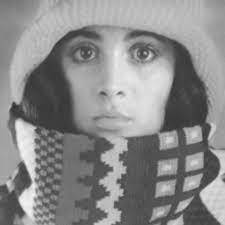
#> input picture Morphology/lucy_color.jpg, 225 x 225 px
$ jupyter execute GrayScaleMorphology.ipynb
#> lines starting #> are read from the running program, lines starting #| are printed output that depends on the picture
[cell 1]
import cv2
import numpy as np
import matplotlib.pyplot as plt
import math
from PIL import Image

# 0. 原始影像

[cell 2]
# 先將 lucy 轉灰階

img = cv2.imread('lucy_color.jpg', 1)
#> img is the input picture: shape (225, 225, 3); min 45, max 246, mean 137.7

lucy = np.array(img, dtype=np.uint8)

lucyGray = cv2.cvtColor(lucy, cv2.COLOR_BGR2GRAY)

lucyGray = np.array(lucyGray, dtype=np.uint8)

plt.title(lucyGray.shape)
plt.imshow(lucyGray, cmap='gray', vmin=0, vmax=255)
plt.show()

# 定義 Gray Dilation 函式

[cell 3]
# 手刻 Gray Dilation 函式 (2D)

def grayDilation2D(image, mask):
    m, n = mask.shape
    y, x = image.shape
#> y = 225; x = 225
    y = y - m + 1
#> y = 223
    x = x - m + 1
#> x = 223
    new_image = np.zeros((y,x))

    for i in range(y):
        for j in range(x):
            add = image[i:i+m, j:j+m] + mask  ## 加上 mask
            new_image[i][j] = np.amax(add.flatten()) ## filter 內選最大的

            if new_image[i][j] < 0:
                new_image[i][j] = 0

            if new_image[i][j] > 255:
                new_image[i][j] = 255

    result = np.array(new_image, dtype=np.uint8)

    # 最外圍沒算，所以補回來

    result = cv2.copyMakeBorder(result, 1, 1, 1, 1, cv2.BORDER_REPLICATE)
#> result: shape (225, 225)

    return result

# 定義 Gray Erosion 函式

[cell 4]
# 手刻 Gray Erosion 函式 (2D)

def grayErosion2D(image, mask):
    m, n = mask.shape
    y, x = image.shape
#> y = 225; x = 225
    y = y - m + 1
#> y = 223
    x = x - m + 1
#> x = 223
    new_image = np.zeros((y,x))

    for i in range(y):
        for j in range(x):
            sub = image[i:i+m, j:j+m] - mask ## 減掉 mask
            new_image[i][j] = np.amin(sub.flatten()) ## filter 內選最小的

            if new_image[i][j] < 0:
                new_image[i][j] = 0

            if new_image[i][j] > 255:
                new_image[i][j] = 255

    result = np.array(new_image, dtype=np.uint8)
#> result: shape (223, 223)

    # 最外圍沒算，所以補回來

    result = cv2.copyMakeBorder(result, 1, 1, 1, 1, cv2.BORDER_REPLICATE)
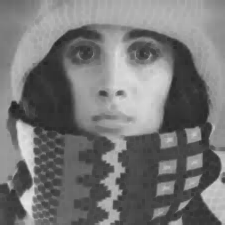
#> result: shape (225, 225); min 35, max 230, mean 118

    return result

# 1. Dilation 變亮，局部亮點 ; Erosion 變暗，局部暗點

[cell 5]
mask = np.array((
	[10, 10, 10],
	[10, 10, 10],
	[10, 10, 10]), dtype="int")

plt.figure(figsize=(8, 8))

img_Dilation = grayDilation2D(lucyGray, mask)
cv2.imwrite('lucy_Dilation.jpg', img_Dilation)

plt.subplot(1,2,1)
plt.title('Dilation')
plt.imshow(img_Dilation, cmap='gray', vmin=0, vmax=255)

img_Erosion = grayErosion2D(lucyGray, mask)
cv2.imwrite('lucy_Erosion.jpg', img_Erosion)

plt.subplot(1,2,2)
plt.title('Erosion')
plt.imshow(img_Erosion, cmap='gray', vmin=0, vmax=255)

plt.show()

# 2. Morphological Smoothing > Opening + Closing

[cell 6]
mask = np.array((
	[10, 10, 10],
	[10, 10, 10],
	[10, 10, 10]), dtype="int")

# 先做 Opening > 先 Erosion  在 Dilation > 拿掉小的亮的 detail

img_Opening = grayErosion2D(lucyGray, mask)

img_Opening = grayDilation2D(img_Opening, mask)

# 再做 Closing > 先 Dilation  在 Erosion > 拿掉小的暗的 detail

img_Closing = grayDilation2D(img_Opening, mask)
#> after the loop in grayDilation2D (call 3), `for i in range(y):`:
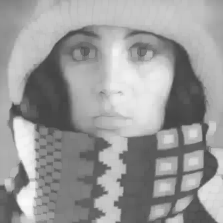
#> new_image: shape (223, 223) float64; min 66, max 250, mean 153.7
#> in grayDilation2D (call 3), `result = cv2.copyMakeBorder(result, 1, 1, 1, 1, cv2.BORDER_REPLICATE)`:
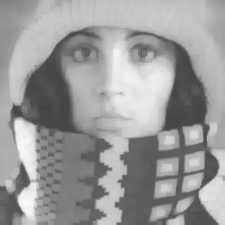
#> result: shape (225, 225); min 66, max 250, mean 153.8

img_Smoothing = grayErosion2D(img_Closing, mask)
cv2.imwrite('lucy_Smoothing.jpg', img_Smoothing)

plt.figure(figsize=(8, 8))

plt.subplot(1,2,1)
plt.title('Original')
plt.imshow(lucyGray, cmap='gray', vmin=0, vmax=255)

plt.subplot(1,2,2)
plt.title('Smoothing')
plt.imshow(img_Smoothing, cmap='gray', vmin=0, vmax=255)

plt.show()

# 3. Morphological Gradient > Dilation 減掉 Erosion

[cell 7]
mask = np.array((
	[10, 10, 10],
	[10, 10, 10],
	[10, 10, 10]), dtype="int")

plt.figure(figsize=(8, 8))

img_Dilation = grayDilation2D(lucyGray, mask)
img_Erosion = grayErosion2D(lucyGray, mask)
img_Gradient = cv2.subtract(img_Dilation, img_Erosion)
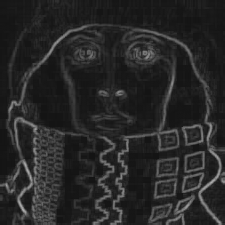
#> img_Gradient: shape (225, 225); min 20, max 174, mean 39.5
cv2.imwrite('lucy_Gradient.jpg', img_Gradient)

plt.subplot(1,2,1)
plt.title('Original')
plt.imshow(lucyGray, cmap='gray', vmin=0, vmax=255)


plt.subplot(1,2,2)
plt.title('Gradient')
plt.imshow(img_Gradient, cmap='gray', vmin=0, vmax=255)

plt.show()

# 4. Top-hat transformation > 原始影像 - opening

[cell 8]
# 先將 rice 轉灰階

img = cv2.imread('star_color.png', 1)
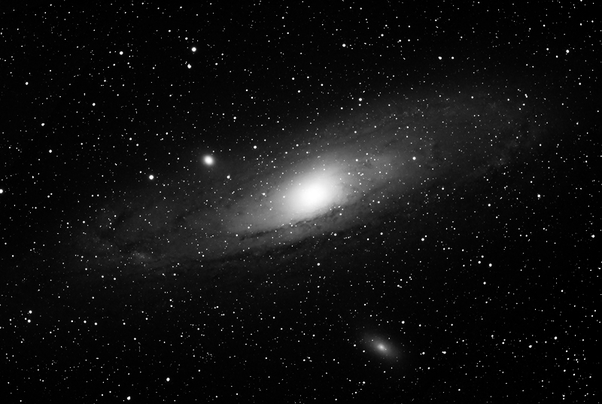
#> input picture Morphology/star_color.png, 602 x 404 px
#> img is the input picture: shape (404, 602, 3); min 0, max 255, mean 17.2

star = np.array(img, dtype=np.uint8)

starGray = cv2.cvtColor(star, cv2.COLOR_BGR2GRAY)

starGray = np.array(starGray, dtype=np.uint8)

plt.title(starGray.shape)
plt.imshow(starGray, cmap='gray', vmin=0, vmax=255)
plt.show()

[cell 9]
mask = np.array((
	[10, 10, 10],
	[10, 10, 10],
	[10, 10, 10]), dtype="int")

plt.figure(figsize=(12, 12))

img_Opening = grayErosion2D(starGray, mask)
#> after the loop in grayErosion2D (call 5), `for i in range(y):`:
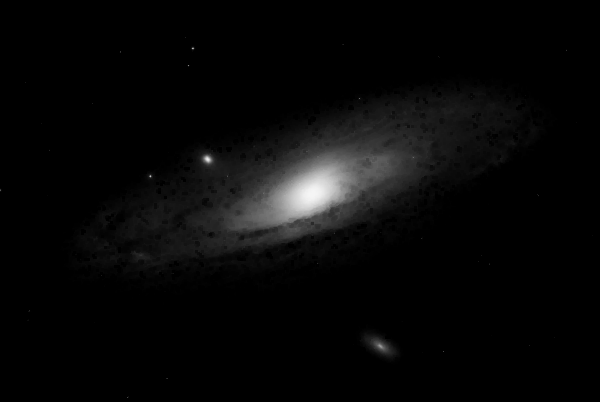
#> new_image: shape (402, 600) float64; min 0, max 245, mean 8
img_Opening = grayDilation2D(img_Opening, mask)
cv2.imwrite('star_Opening.jpg', img_Opening)

plt.subplot(1,2,1)
plt.title('Opening')
plt.imshow(img_Opening, cmap='gray', vmin=0, vmax=255)

img_Closing = grayDilation2D(starGray, mask)
#> after the loop in grayDilation2D (call 6), `for i in range(y):`:
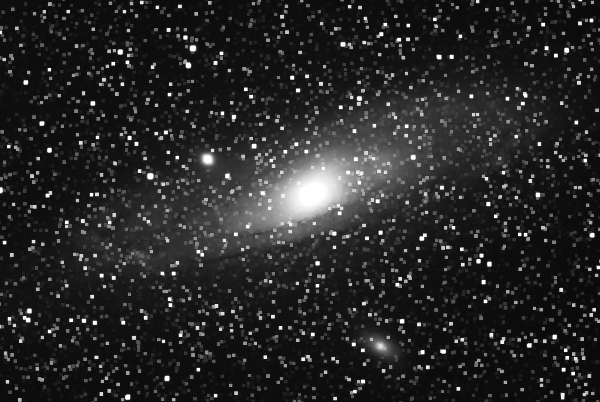
#> new_image: shape (402, 600) float64; min 10, max 255, mean 39.3
#> in grayDilation2D (call 6), `result = cv2.copyMakeBorder(result, 1, 1, 1, 1, cv2.BORDER_REPLICATE)`:
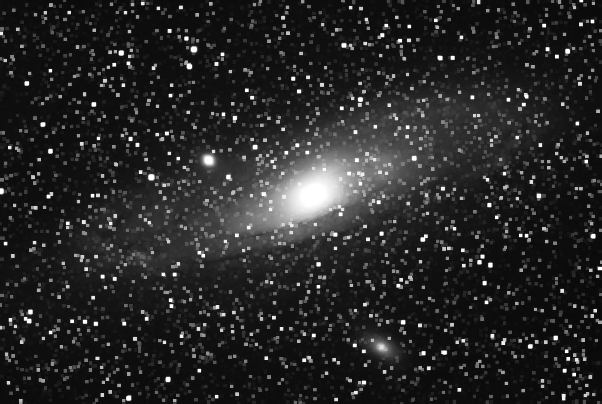
#> result: shape (404, 602); min 10, max 255, mean 39.1
img_Closing = grayErosion2D(img_Closing, mask)
#> after the loop in grayErosion2D (call 6), `for i in range(y):`:
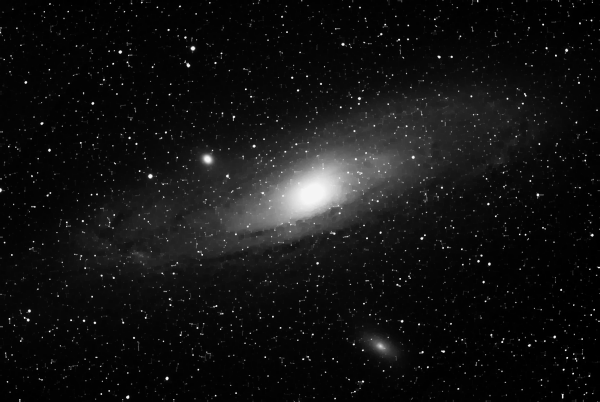
#> new_image: shape (402, 600) float64; min 0, max 245, mean 18.6
cv2.imwrite('star_Closing.jpg', img_Closing)

plt.subplot(1,2,2)
plt.title('Closing')
plt.imshow(img_Closing, cmap='gray', vmin=0, vmax=255)

plt.show()

[cell 10]
mask = np.array((
	[10, 10, 10],
	[10, 10, 10],
	[10, 10, 10]), dtype="int")

plt.figure(figsize=(12, 12))

img_Opening = grayErosion2D(starGray, mask)

img_Opening = grayDilation2D(img_Opening, mask)

img_TopHat = cv2.subtract(starGray, img_Opening)
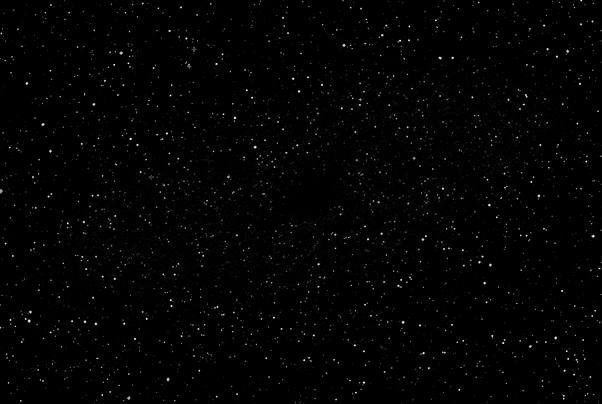
#> img_TopHat: shape (404, 602); min 0, max 245, mean 2.6
cv2.imwrite('star_TopHat.jpg', img_TopHat)

plt.subplot(1,2,1)
plt.title('Original')
plt.imshow(starGray, cmap='gray', vmin=0, vmax=255)

plt.subplot(1,2,2)
plt.title('Top-hat')
plt.imshow(img_TopHat, cmap='gray', vmin=0, vmax=255)

plt.show()
